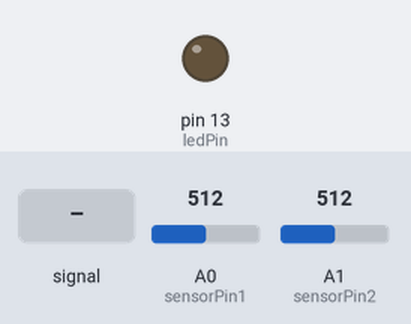
The sketch below on a simulated Arduino Uno, built with avr-gcc and run on an emulated ATmega328P. Shown: output pins drawn as LEDs (lit = HIGH). Inputs (shaded band) come from the test bench; at power-on: A1 (sensorPin2) = 512, A0 (sensorPin1) = 512. What the sketch prints to the serial monitor is not drawn.

Above: at 1.2 s.
1.3 s: A0 (sensorPin1) fed a 200 Hz sine of ±460 counts around its level
At 2.2 s:
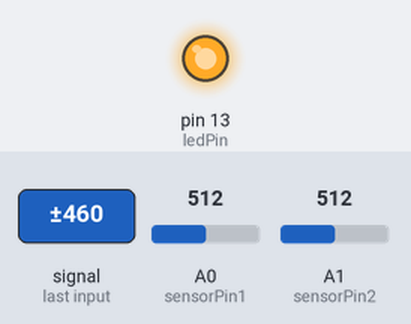
2.8 s: A1 (sensorPin2) set to 162
4.3 s: A1 (sensorPin2) set to 135
At 4.7 s:
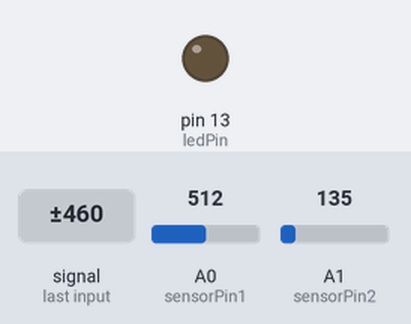
Timing chart, 0 to 7.3 s (numbered marks = the images above; inputs shaded):
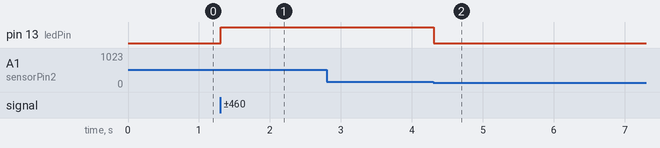

The sketch:

TrainTime.ino
```cpp
int sensorPin1 = 0;    // The potentiometer is connected to
                      // analog pin 0
int sensorPin2 = 1;    // The potentiometer is connected to
                      // analog pin 1

int ledPin = 13;      // The LED is connected to digital pin 13

// One more thing. If you declare variables outside of a function,
// as we have here, they are called "global variables" and can be
// seen by all the functions. If you declare variables within a
// function, they can only be seen within that function. It's good
// practice to "limit the scope" of a variable whenever possible,
// but as we're getting started, global variables are just fine.


void setup() // this function runs once when the sketch starts up
{
  // We'll be using pin 13 to light a LED, so we must configure it
  // as an output.

  // Because we already created a variable called ledPin, and
  // set it equal to 13, we can use "ledPin" in place of "13".
  // This makes the sketch easier to follow.

  pinMode(ledPin, OUTPUT);
  Serial.begin(115200);

  // The above line is the same as "pinMode(13, OUTPUT);"

  // You might be wondering why we're not also configuring
  // sensorPin as an input. The reason is that this is an
  // "analog in" pin. These pins have the special ability to
  // read varying voltages from sensors like the potentiometer.
  // Since they're always used as inputs, there is no need to
  // specifically configure them.
}


void loop() // this function runs repeatedly after setup() finishes
{
  // First we'll declare another integer variable
  // to store the value of the potentiometer:

  static int sensorValue1;
  static int sensorValue2;
  static int oldsensorValue1;
  static int oldsensorValue2;
  const int dark = 0;
  const int light = 1;
  const int threshold = 150;
  static int oldstate1 = 1;
  static int oldstate2 = 1;
  static int state1 = 1;
  static int state2 = 1;
  bool count = false;
  static unsigned long microsec = 0;
  float speed;
  float mics;

  oldsensorValue1 = sensorValue1;
  sensorValue1 = analogRead(sensorPin1);
  Serial.print("S1:"); Serial.println(sensorValue1);
  oldstate1 = state1;
  if(sensorValue1 < threshold) state1 = dark;
  else state1 = light;

  if(state1 == dark && oldstate1 == light && state2 == light) {
     microsec = micros();
     count = true;
     digitalWrite(13,HIGH);
     Serial.print("D1:"); Serial.println(oldsensorValue1-sensorValue1);
  }

  oldsensorValue2 = sensorValue2;
  sensorValue2 = analogRead(sensorPin2);
  oldstate2 = state2;
  if(sensorValue2 < threshold) state2 = dark;
  else state2 = light;

  long int icount = 0;
  while(state2==light && count && ++icount < 100000) {
    oldsensorValue2 = sensorValue2;
    sensorValue2 = analogRead(sensorPin2);
    Serial.print("S2:"); Serial.println(sensorValue2);

//     if((icount+1)%1000 == 1) Serial.println(icount);
    if(icount == 99999) Serial.println("Timeout!");

    oldstate2 = state2;
    if(sensorValue2 < threshold) state2 = dark;
    else state2 = light;
   }

  if(state2 == dark && oldstate2 == light && count) {
    Serial.print("D2:"); Serial.println(oldsensorValue2-sensorValue2);
    mics = micros()-microsec;
    Serial.print("Time (microsecs) = ");
    Serial.println(mics);
    speed = 15.*1000000./mics;
    Serial.print("Raw speed (cm/sec) = ");
    Serial.println(speed);
    speed = 3600.*speed*87./(1000.*100.);
    Serial.print("Scale speed (km/h)= ");
    Serial.println(speed);
  }
  count = false;
  digitalWrite(13,LOW);


  // Now we'll blink the LED like in the first example, but we'll
  // use the sensorValue variable to change the blink speed
  // (the smaller the number, the faster it will blink).

  // Note that we're using the ledPin variable here as well:

/*
   Serial.print("Value 1 ");
   Serial.println(sensorValue1);
   Serial.print("Value 2 ");
   Serial.println(sensorValue2);
*/

  // Remember that loop() repeats forever, so we'll do all this
  // again and again.
}
```

Measured:
- the behaviour switches between 150 and 149 on A1 (sensorPin2) (found by bisection; images 1 and 2)
- after the input at 1.3 s, pin 13 (ledPin): LOW → HIGH at once
- after the input at 4.3 s, pin 13 (ledPin): HIGH → LOW at once
